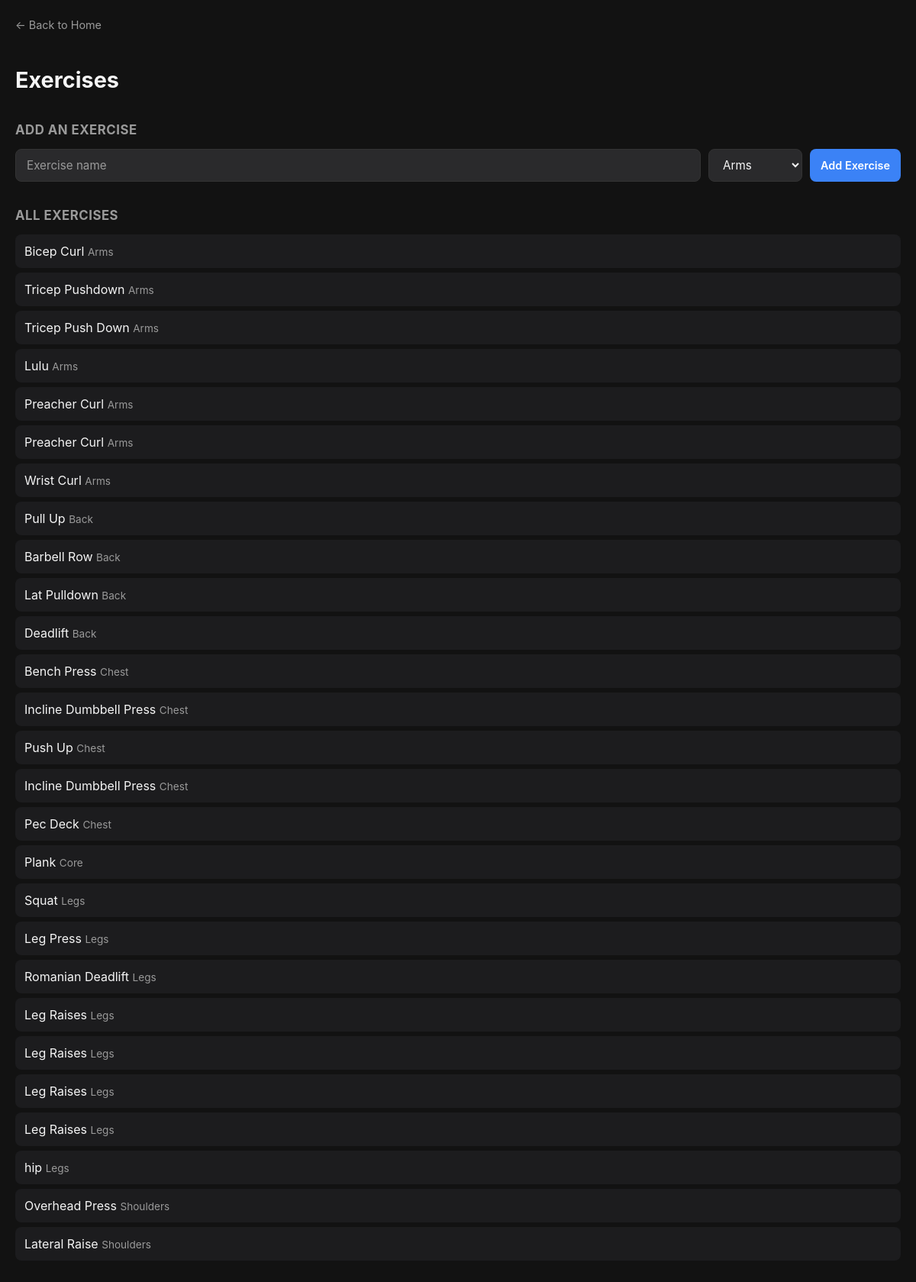
Page /exercises on the earlier database version.
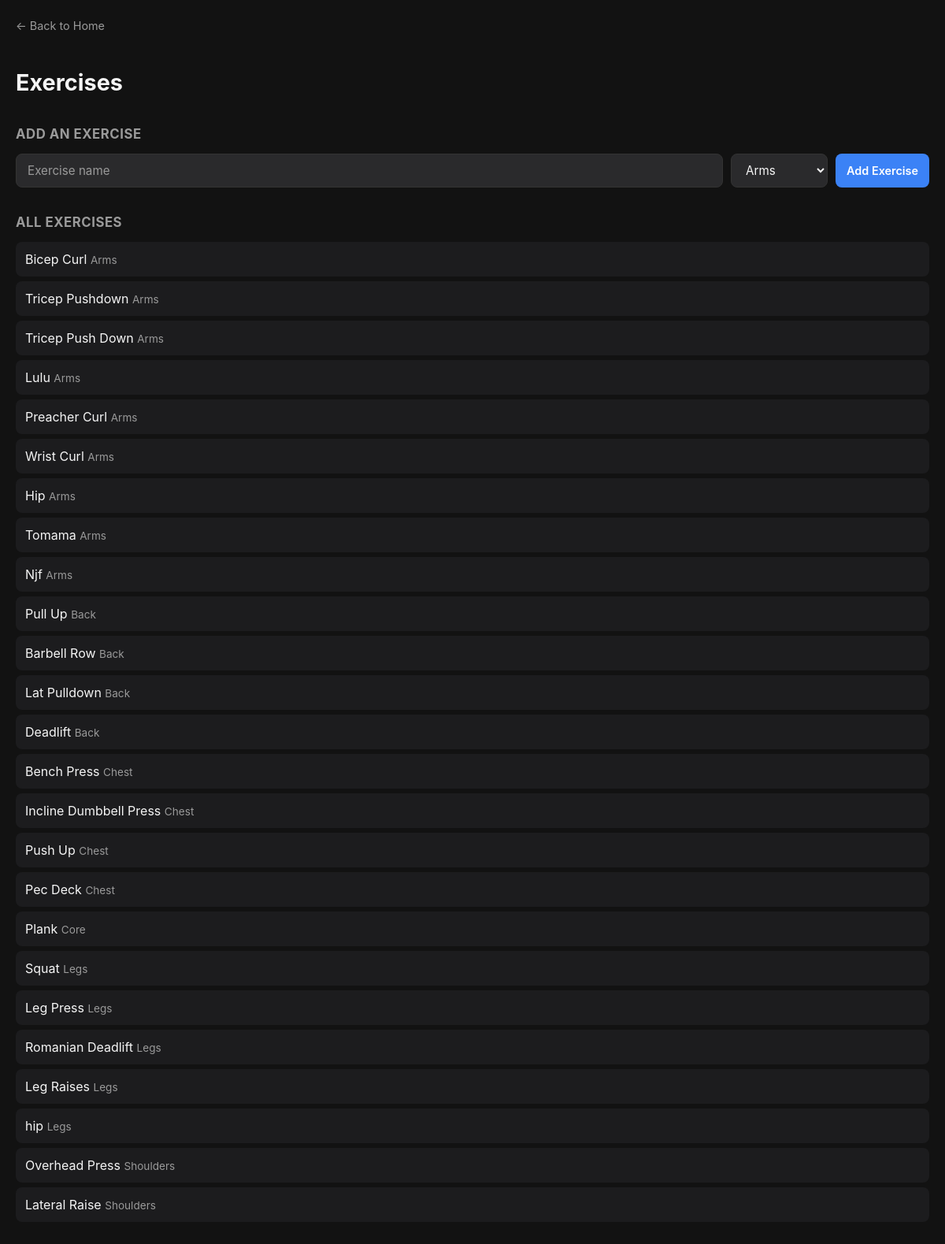
Same page on the later database version.
### tables this page shows
CREATE TABLE exercises (
            id INTEGER PRIMARY KEY AUTOINCREMENT,
            name TEXT NOT NULL,
            muscle_group TEXT NOT NULL
        );

### app.py (the view)
@app.route("/exercises")
def exercises():
    conn = get_db()
    cursor = conn.cursor()
    cursor.execute("SELECT * FROM exercises ORDER BY muscle_group")
    exercises = cursor.fetchall()
    conn.close()
    return render_template("exercises.html", exercises=exercises)

### app.py (called while the page is built)
def get_db():
    conn = sqlite3.connect(DB_PATH)
    conn.row_factory = sqlite3.Row
    return conn

### templates/exercises.html (shortened to what this page needs)
<!DOCTYPE html>
<html lang="en">
<head>
    <link rel="stylesheet" href="{{ url_for('static', filename='style.css') }}">
</head>
<body>
    <a class="back-link" href="/">← Back to Home</a>
    <h1>Exercises</h1>
    <h2>Add an Exercise</h2>
    <form action="/add-exercise" method="POST" class="form-row">
        <input type="text" name="name" class="text-input" placeholder="Exercise name" required>
        <select name="muscle_group" class="select-input">
            <option value="Arms">Arms</option>
        </select>
        <button type="submit" class="btn btn-primary">Add Exercise</button>
    </form>
    <h2>All Exercises</h2>
    <ul class="simple-list">
        {% for exercise in exercises %}
            <li>{{ exercise.name }} <span class="exercise-meta">{{ exercise.muscle_group }}</span></li>
        {% endfor %}
    </ul>
</body>
</html>

### static/style.css (style rules this page uses)
:root { --bg-primary: #121212; --bg-secondary: #1c1c1e; --bg-tertiary: #2a2a2c; --text-primary: #f5f5f5; --text-secondary: #9a9a9a; --border-color: #333333; --accent: #3b82f6; --superset-color: #f97316; --danger: #ef4444; --danger-hover: #dc2626; --radius: 12px; }
* { box-sizing: border-box; }
body { background-color: var(--bg-primary); color: var(--text-primary); font-family: -apple-system, BlinkMacSystemFont, "Segoe UI", Roboto, sans-serif; margin: 0; padding: 20px; line-height: 1.5; }
h1 { font-size: 1.8em; font-weight: 700; margin-bottom: 4px; }
h2 { font-size: 1.05em; color: var(--text-secondary); text-transform: uppercase; letter-spacing: 0.5px; margin-top: 32px; margin-bottom: 12px; }
a { color: var(--accent); text-decoration: none; }
.btn { display: inline-block; padding: 8px 14px; border-radius: 8px; border: none; font-size: 0.9em; font-weight: 600; cursor: pointer; text-decoration: none; font-family: inherit; }
.btn-primary { background: var(--accent); color: #fff; }
.back-link { display: inline-flex; align-items: center; gap: 6px; color: var(--text-secondary); font-size: 0.9em; margin-bottom: 20px; }
.form-row { display: flex; gap: 10px; margin-top: 12px; flex-wrap: wrap; }
.text-input { background: var(--bg-tertiary); border: 1px solid var(--border-color); color: var(--text-primary); padding: 10px 14px; border-radius: 8px; font-size: 0.95em; font-family: inherit; flex: 1; min-width: 200px; }
.text-input::placeholder { color: var(--text-secondary); }
.exercise-meta { color: var(--text-secondary); font-size: 0.85em; }
.simple-list { list-style: none; padding: 0; margin: 0 0 16px; }
.simple-list li { background: var(--bg-secondary); border-radius: 8px; padding: 10px 12px; margin-bottom: 6px; }
.select-input { background: var(--bg-tertiary); border: 1px solid var(--border-color); color: var(--text-primary); padding: 10px 14px; border-radius: 8px; font-size: 0.95em; font-family: inherit; }

Differences in the rows shown:
removed exercises: name "Preacher Curl", muscle_group "Arms"
removed exercises: name "Incline Dumbbell Press", muscle_group "Chest"
removed exercises: name "Leg Raises", muscle_group "Legs"
removed exercises: name "Leg Raises", muscle_group "Legs"
removed exercises: name "Leg Raises", muscle_group "Legs"
added exercises: name "Hip", muscle_group "Arms"
added exercises: name "Tomama", muscle_group "Arms"
added exercises: name "Njf", muscle_group "Arms"
